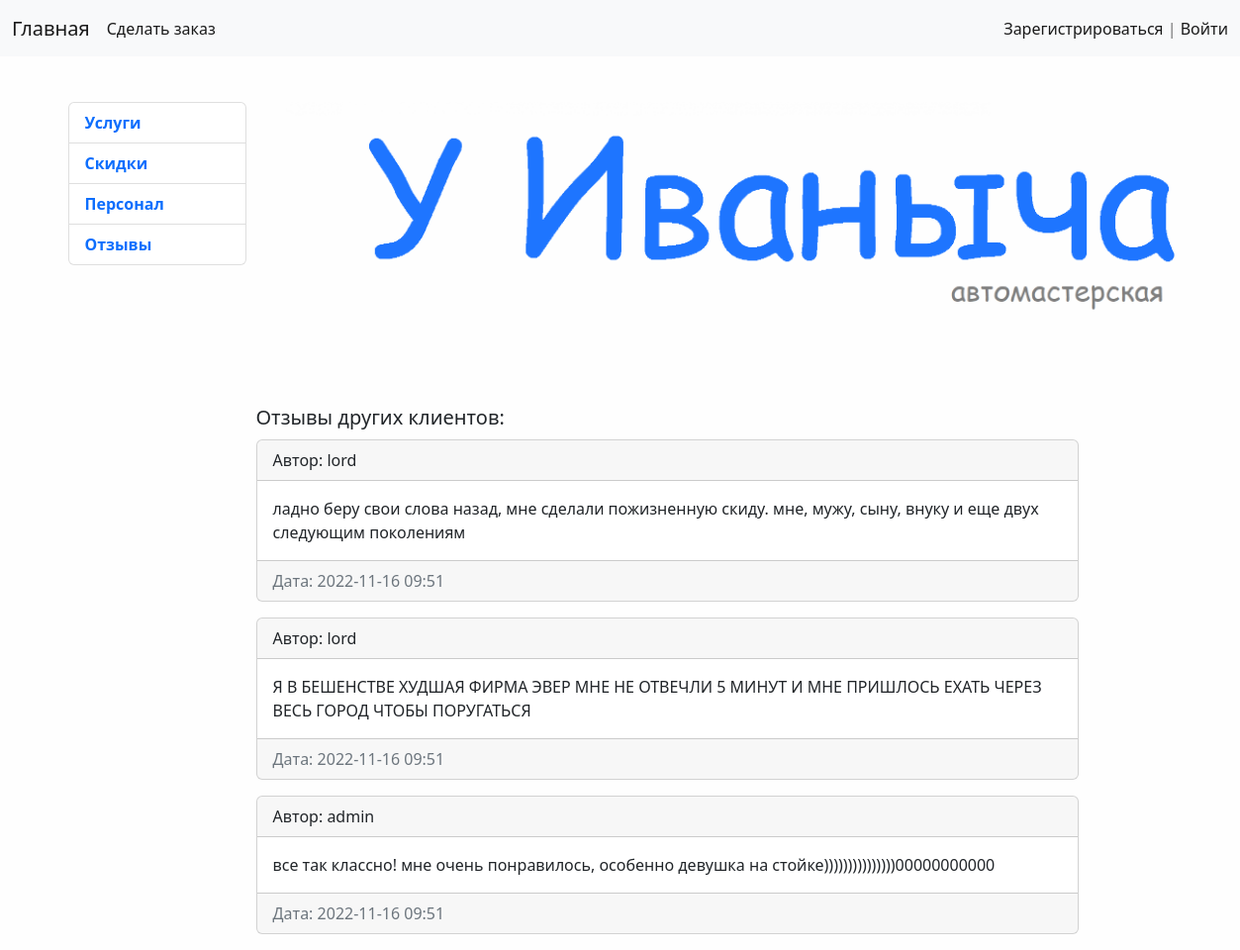
The page /feedback/ on the database its author committed.
### shop/models.py (models this page shows)
class Feedback(models.Model):
    content = models.TextField(verbose_name='Отзыв', )
    date = models.DateTimeField(auto_now_add=True, verbose_name='Дата', blank = True)
    user = models.ForeignKey(User, on_delete=models.PROTECT, null=True, blank= True, verbose_name='Автор')
    class Meta:
        verbose_name = "Отзыв"
        verbose_name_plural = "Отзывы"
        ordering = ['-date']

### shop/views.py (the view, shortened to what this page needs)
# urls.py: path('feedback/', feedback, name='feedback')
def feedback(request):
    feedbacks = Feedback.objects.all()
    if request.user.is_authenticated:
        form = FeedbackForm()
        return render(request, 'shop/feedback.html', {'feedbacks': feedbacks, 'form': form})
    else:
        return render(request, 'shop/feedback.html', {'feedbacks': feedbacks})

### shop/templates/shop/feedback.html (shortened to what this page needs)
{% extends 'base.html' %}
{% block sidebar %}
{% include 'inc/__sidebar.html' %}
{% endblock %}
{% block content %}
<h5 style="margin:70px 0 10px 0">Отзывы других клиентов:</h5>
{% for item in feedbacks %}
<div class="card mb-3">
    <div class="card-header">
        Автор: {{ item.user }}
    </div>
    <div class="card-body">
        <div class="media">
            <div class="media-body">
                <p class="card-text">{{ item.content }}</p>
            </div>
        </div>
    </div>
    <div class="card-footer text-muted">
        Дата: {{ item.date|date:"Y-m-d H:i" }}
    </div>
</div>
{% endfor %}
{% endblock %}

### autorepairment/static/css/style.css (style rules this page uses)
body { background-color: #fefefefe; }

### rows shown on the page
Feedback: user "lord", content "ладно беру свои слова назад, мне сделали пожизненную скиду. мне, мужу, сыну, внуку и еще двух следующим поколениям", date "2022-11-16 09:51"
Feedback: user "lord", content "Я В БЕШЕНСТВЕ ХУДШАЯ ФИРМА ЭВЕР МНЕ НЕ ОТВЕЧЛИ 5 МИНУТ И МНЕ ПРИШЛОСЬ ЕХАТЬ ЧЕРЕЗ ВЕСЬ ГОРОД ЧТОБЫ ПОРУГАТЬСЯ", date "2022-11-16 09:51"
Feedback: user "admin", content "все так классно! мне очень понравилось, особенно девушка на стойке)))))))))))))))00000000000", date "2022-11-16 09:51"
